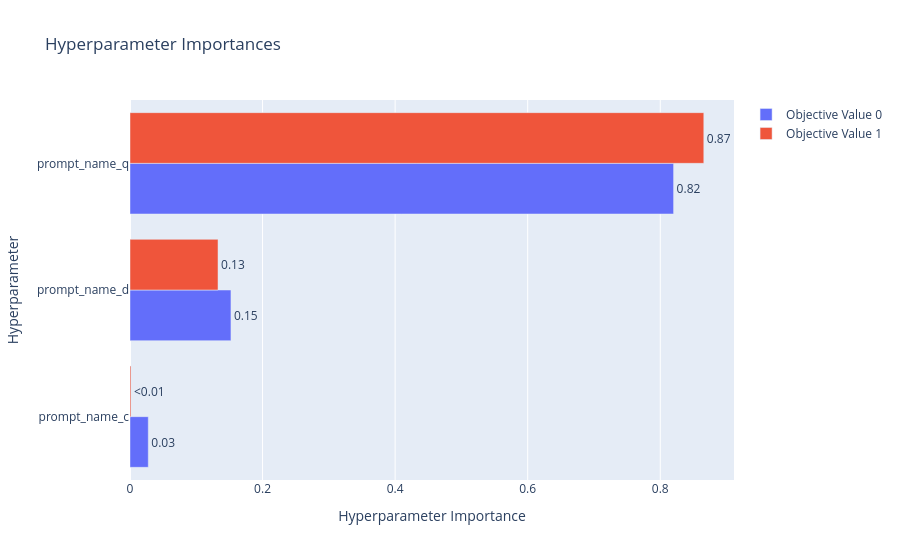

Notebook source saved alongside this figure:
### Code cell
import optuna.visualization

optuna.visualization.plot_param_importances(study).show()

### Figure 1 — Plotly figure (JSON) as saved in the notebook; plotly's stock layout.template omitted (floating-point values rounded to 4 significant figures)
{"data": [{"cliponaxis": false, "hovertemplate": ["prompt_name_c (CategoricalDistribution): 0.027574752222566966<extra></extra>", "prompt_name_d (CategoricalDistribution): 0.15230467299632694<extra></extra>", "prompt_name_q (CategoricalDistribution): 0.8201205747811061<extra></extra>"], "name": "Objective Value 0", "orientation": "h", "text": ["0.03", "0.15", "0.82"], "textposition": "outside", "type": "bar", "x": [0.02757, 0.1523, 0.8201], "y": ["prompt_name_c", "prompt_name_d", "prompt_name_q"]}, {"cliponaxis": false, "hovertemplate": ["prompt_name_c (CategoricalDistribution): 0.0014940231890779854<extra></extra>", "prompt_name_d (CategoricalDistribution): 0.13280370416641823<extra></extra>", "prompt_name_q (CategoricalDistribution): 0.8657022726445037<extra></extra>"], "name": "Objective Value 1", "orientation": "h", "text": ["<0.01", "0.13", "0.87"], "textposition": "outside", "type": "bar", "x": [0.001494, 0.1328, 0.8657], "y": ["prompt_name_c", "prompt_name_d", "prompt_name_q"]}], "layout": {"title": {"text": "Hyperparameter Importances"}, "xaxis": {"title": {"text": "Hyperparameter Importance"}}, "yaxis": {"title": {"text": "Hyperparameter"}}}}
